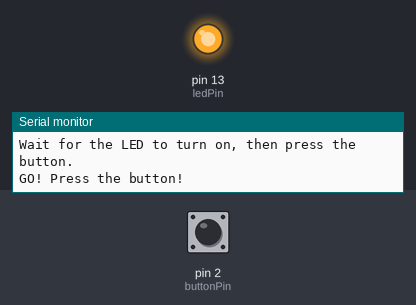
Recording of a sketch running on a simulated Arduino Uno, built with avr-gcc and run on an emulated ATmega328P. Shown: output pins drawn as LEDs (lit = HIGH), the last lines printed to the serial monitor. Inputs (shaded band) come from the test bench; at power-on: pin 2 (buttonPin) HIGH. Random numbers use the default seed unless the sketch sets one.

Above: at 4.0 s.
4.1 s: pin 2 (buttonPin) pulled LOW for 0.15 s
At 5.2 s:
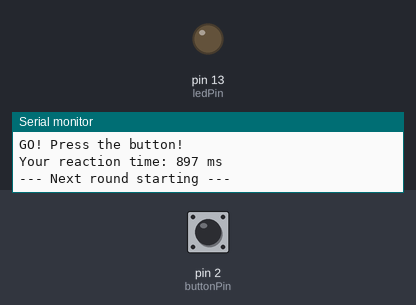
7.2 s: pin 2 (buttonPin) pulled LOW for 3.2 s
Timing chart, 0 to 16.4 s (numbered marks = the images above; inputs shaded):
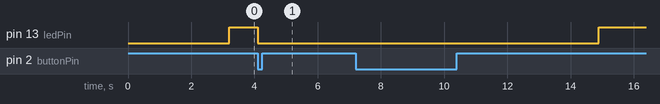

The sketch:

REACTION_TIME_SENSOR.ino
```cpp
// C++ code
//

int ledPin = 13;
int buttonPin = 2;
long startTime;
bool ledOn = false;

void setup() {
  pinMode(ledPin, OUTPUT);
  pinMode(buttonPin, INPUT_PULLUP);
  Serial.begin(9600);
  Serial.println("Reaction Time Tester Ready!");
  Serial.println("Wait for the LED to turn on, then press the button.");
  randomSeed(analogRead(0));
}

void loop() {

  if (!ledOn) {
    int waitTime = random(2000, 6000);
    delay(waitTime);
    digitalWrite(ledPin, HIGH);
    startTime = millis();
    ledOn = true;
    Serial.println("GO! Press the button!");
  }


  if (ledOn && digitalRead(buttonPin) == LOW) {
    long reactionTime = millis() - startTime;

    digitalWrite(ledPin, LOW);
    ledOn = false;


    Serial.print("Your reaction time: ");
    Serial.print(reactionTime);
    Serial.println(" ms");


    Serial.println("--- Next round starting ---");
    delay(1000);
  }
}
```

Measured:
- after the input at 4.1 s, pin 13 (ledPin): HIGH → LOW at once
